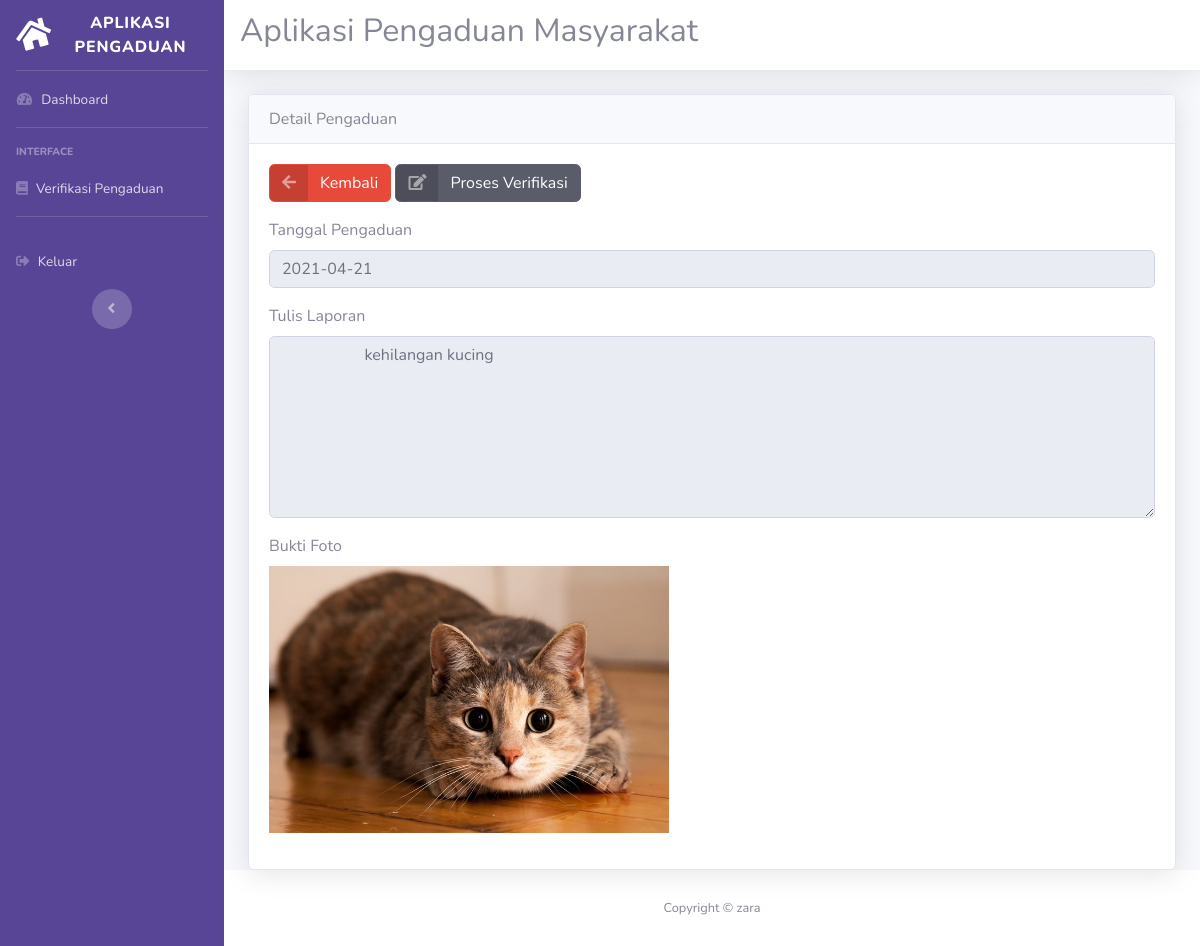
Page /pengaduanmasyarakat/petugas/petugas.php?url=detail_pengaduan&id=18 (signed in) on the committed database.
### tables this page shows
CREATE TABLE `pengaduan` (
  `id_pengaduan` int(11) NOT NULL,
  `tgl_pengaduan` date NOT NULL,
  `nik` varchar(16) NOT NULL,
  `isi_laporan` text NOT NULL,
  `foto` varchar(255) NOT NULL,
  `status` enum('belum ditanggapi','proses','selesai','') NOT NULL
);

### pengaduanmasyarakat/petugas/detail_pengaduan.php (the view, shortened to what this page needs)
<!DOCTYPE html>
<html lang="en">
<head>
  <link href="../vendor/fontawesome-free/css/all.min.css" rel="stylesheet" type="text/css">
  <link href="../css/sb-admin-2.min.css" rel="stylesheet">
</head>
<body id="page-top">
<div class="card shadow">
    <div class="card-header">
        Detail Pengaduan
    </div>
    <?php
    require '../koneksi.php';
    $sql=mysqli_query($conn,"select * from pengaduan where id_pengaduan='$_GET[id]'");
    $data=mysqli_fetch_array($sql);
    if ($sql)
    {
        ?>
    <div class="card-body">
    <div class="form-group cols-sm-6">
    <a href="?url=verifikasi_pengaduan" class="btn btn-danger btn-icon-split">
        <span class="icon text-white-50">
        <i class="fas fa-arrow-left"></i>
        </span>
        <span class="text">Kembali</span>
    </a>
    <a href="proses.php?id=<?php echo $data['id_pengaduan']; ?>" class="btn btn-dark btn-icon-split" onclick="return confirm('apakah anda yakin akan diproses?')">
        <span class="icon text-white-50">
        <i class="fas fa-edit"></i>
        </span>
        <span class="text">Proses Verifikasi</span>
    </a>
    </div>
        <form action="" method="post" class="form-horizontal" enctype="multipart/form-data">
            <div class="form-group cols-sm-6">
                <label>Tanggal Pengaduan</label>
                <input type="text" name="tgl_pengaduan" value="<?php echo $data['tgl_pengaduan'] ?>" class="form-control"
                readonly>
            </div>
            <div class="form-group cols-sm-6">
                <label>Tulis Laporan</label>
                <textarea class="form-control" rows="7" name="isi_laporan" readonly="">
                    <?php echo $data['isi_laporan']; ?>
                </textarea>
            </div>
            <div class="form-group cols-sm-6">
                <label>Bukti Foto</label>
                <div>
                <img src="../foto/<?php echo $data['foto']; ?>" width=400>
                </div>
            </div>
            <?php } ?>
        </form>
        </div>
    </div>
</body>
</html>

### rows in the picture
pengaduan: tgl_pengaduan "2021-04-21", isi_laporan "kehilangan kucing", foto (picture)
